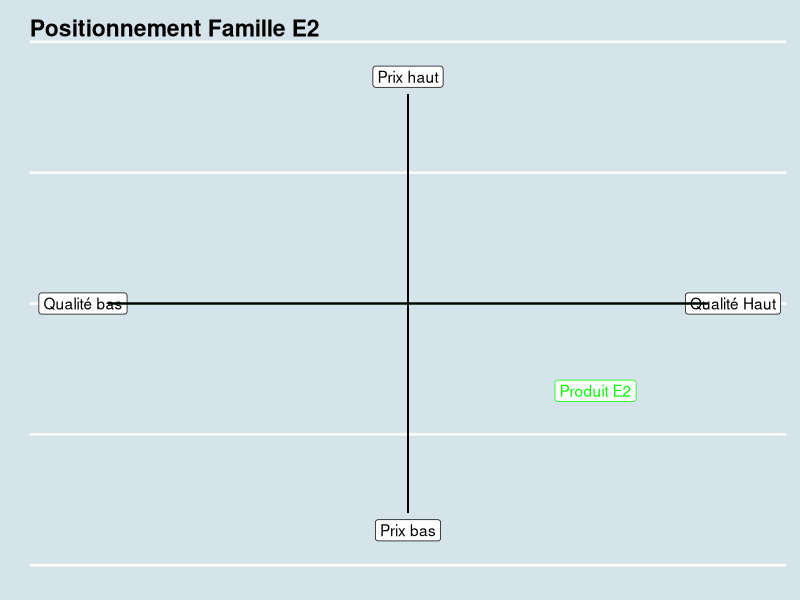
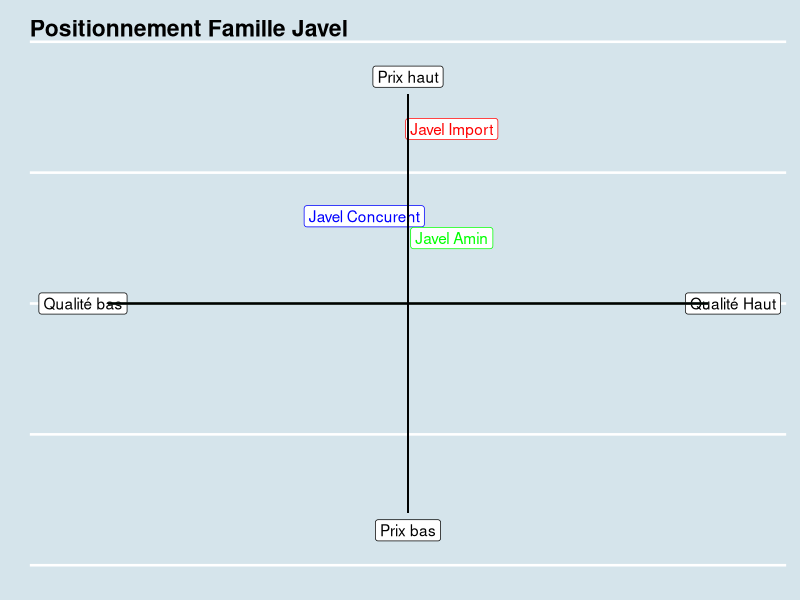
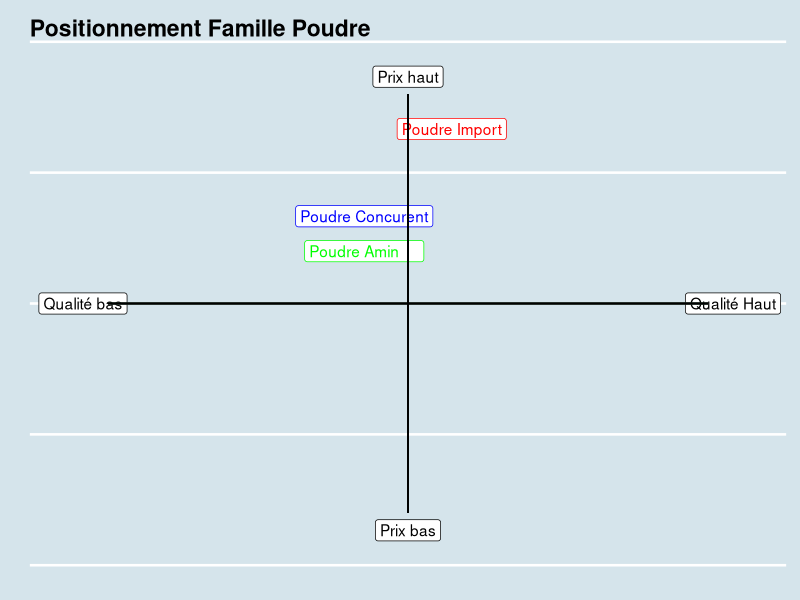
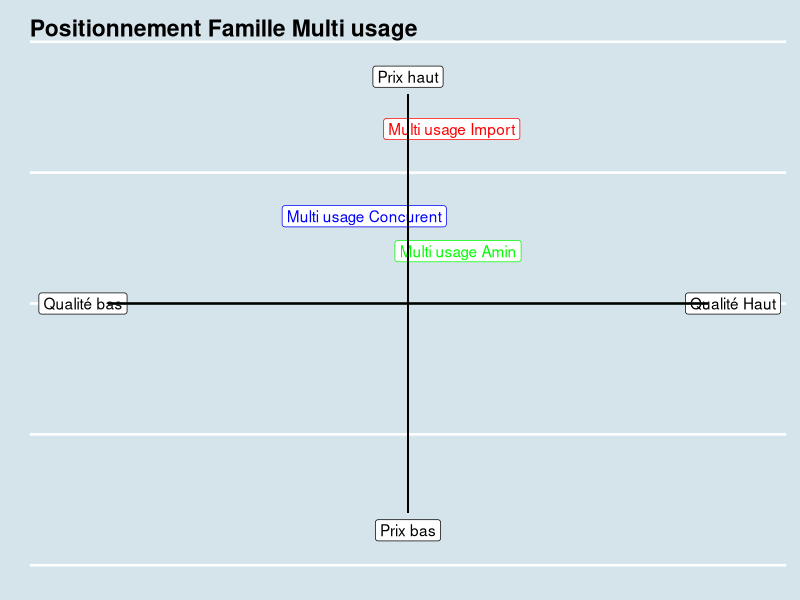
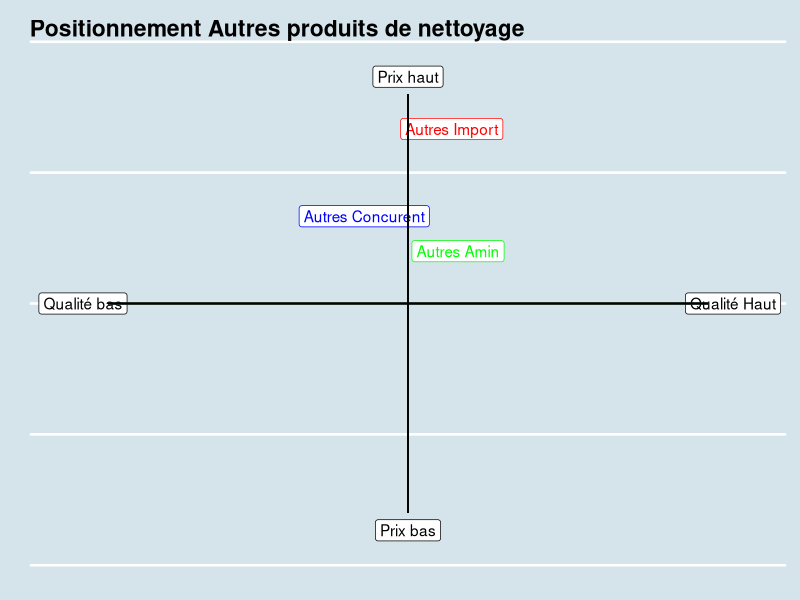

Recreate these plots in R, in order.
library(ggplot2)


dx <- data.frame(x=c(3,5.2,-5.2,0,0),
                 y=c(-2,0,0,5.2,-5.2),
                 label=c("Produit E2",
                         "Qualité Haut",
                         "Qualité bas",
                         "Prix haut",
                         "Prix bas"),
                 col=factor(c(1,0,0,0,0)))

ggplot(dx,aes(x=x,y=y,col=col)) +
  geom_label(aes(label=label)) +
  geom_segment(y=0,yend=0,x=-4.8,xend=4.8) +
  geom_segment(x=0,xend=0,y=-4.8,yend=4.8) +
 ggthemes::theme_economist() +
  coord_cartesian(xlim = c(-5.5, 5.5),ylim=c(-5.5,5.5)) +
  theme(axis.line=element_blank(),
        axis.text=element_blank(),
        axis.ticks=element_blank(),
        legend.position="none") +xlab("")+ylab("") +
  ggtitle("Positionnement Famille E2") +
  scale_color_manual(values=c("black","green"))



dx <- data.frame(x=c(0.7,-0.7,0.7,5.2,-5.2,0  ,0),
                 y=c(4,2,1.5,0  ,0   ,5.2,-5.2),
                 label=c("Javel Import",
                         "Javel Concurent",
                         "Javel Amin",
                         "Qualité Haut",
                         "Qualité bas",
                         "Prix haut",
                         "Prix bas"),
                 col=factor(c(1,2,3,0,0,0,0)))

ggplot(dx,aes(x=x,y=y,col=col)) +
  geom_label(aes(label=label)) +
  geom_segment(y=0,yend=0,x=-4.8,xend=4.8) +
  geom_segment(x=0,xend=0,y=-4.8,yend=4.8) +
  ggthemes::theme_economist() +
  coord_cartesian(xlim = c(-5.5, 5.5),ylim=c(-5.5,5.5)) +
  theme(axis.line=element_blank(),
        axis.text=element_blank(),
        axis.ticks=element_blank(),
        legend.position="none") +xlab("")+ylab("") +
  ggtitle("Positionnement Famille Javel") +
  scale_color_manual(values=c("black","red","blue","green"))



dx <- data.frame(x=c(0.7,-0.7,-0.7,5.2,-5.2,0  ,0),
                 y=c(4,2,1.2,0  ,0   ,5.2,-5.2),
                 label=c("Poudre Import",
                         "Poudre Concurent",
                         "Poudre Amin     ",
                         "Qualité Haut",
                         "Qualité bas",
                         "Prix haut",
                         "Prix bas"),
                 col=factor(c(1,2,3,0,0,0,0)))

ggplot(dx,aes(x=x,y=y,col=col)) +
  geom_label(aes(label=label)) +
  geom_segment(y=0,yend=0,x=-4.8,xend=4.8) +
  geom_segment(x=0,xend=0,y=-4.8,yend=4.8) +
  ggthemes::theme_economist() +
  coord_cartesian(xlim = c(-5.5, 5.5),ylim=c(-5.5,5.5)) +
  theme(axis.line=element_blank(),
        axis.text=element_blank(),
        axis.ticks=element_blank(),
        legend.position="none") +xlab("")+ylab("") +
  ggtitle("Positionnement Famille Poudre") +
  scale_color_manual(values=c("black","red","blue","green"))


dx <- data.frame(x=c(0.7,-0.7,0.8,5.2,-5.2,0  ,0),
                 y=c(4,2,1.2,0  ,0   ,5.2,-5.2),
                 label=c("Multi usage Import",
                         "Multi usage Concurent",
                         "Multi usage Amin",
                         "Qualité Haut",
                         "Qualité bas",
                         "Prix haut",
                         "Prix bas"),
                 col=factor(c(1,2,3,0,0,0,0)))

ggplot(dx,aes(x=x,y=y,col=col)) +
  geom_label(aes(label=label)) +
  geom_segment(y=0,yend=0,x=-4.8,xend=4.8) +
  geom_segment(x=0,xend=0,y=-4.8,yend=4.8) +
  ggthemes::theme_economist() +
  coord_cartesian(xlim = c(-5.5, 5.5),ylim=c(-5.5,5.5)) +
  theme(axis.line=element_blank(),
        axis.text=element_blank(),
        axis.ticks=element_blank(),
        legend.position="none") +xlab("")+ylab("") +
  ggtitle("Positionnement Famille Multi usage") +
  scale_color_manual(values=c("black","red","blue","green"))

dx <- data.frame(x=c(0.7,-0.7,0.8,5.2,-5.2,0  ,0),
                 y=c(4,2,1.2,0  ,0   ,5.2,-5.2),
                 label=c("Autres Import",
                         "Autres Concurent",
                         "Autres Amin",
                         "Qualité Haut",
                         "Qualité bas",
                         "Prix haut",
                         "Prix bas"),
                 col=factor(c(1,2,3,0,0,0,0)))

ggplot(dx,aes(x=x,y=y,col=col)) +
  geom_label(aes(label=label)) +
  geom_segment(y=0,yend=0,x=-4.8,xend=4.8) +
  geom_segment(x=0,xend=0,y=-4.8,yend=4.8) +
  ggthemes::theme_economist() +
  coord_cartesian(xlim = c(-5.5, 5.5),ylim=c(-5.5,5.5)) +
  theme(axis.line=element_blank(),
        axis.text=element_blank(),
        axis.ticks=element_blank(),
        legend.position="none") +xlab("")+ylab("") +
  ggtitle("Positionnement Autres produits de nettoyage") +
  scale_color_manual(values=c("black","red","blue","green"))
